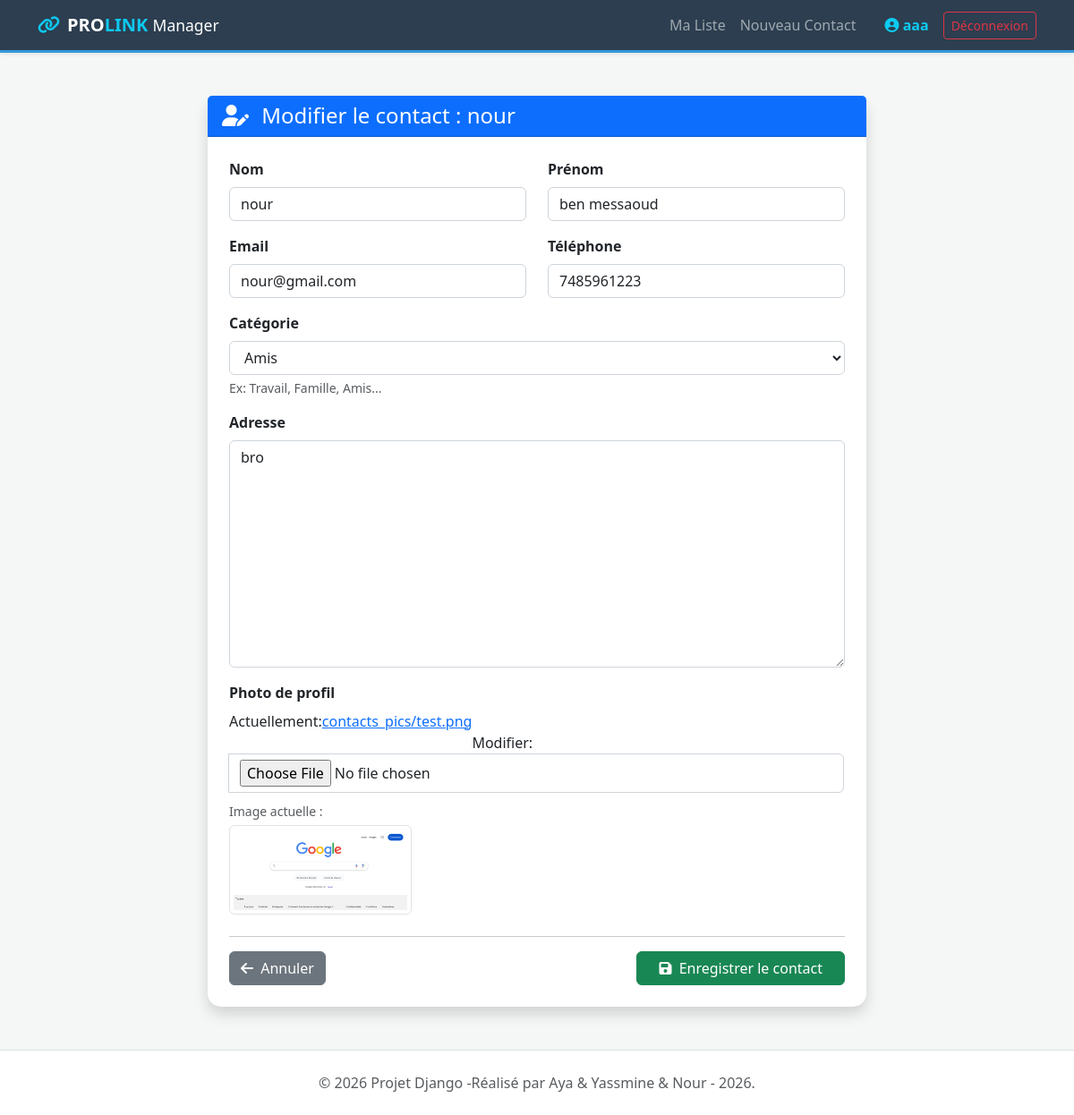
Screenshot of /modifier/13/ (signed in) with the database file from the repository.
### contacts/models.py (models this page shows, shortened)
class Contact(models.Model):
    owner = models.ForeignKey(User, on_delete=models.CASCADE, related_name="contacts")
    nom = models.CharField(max_length=100)
    prenom = models.CharField(max_length=100)
    email = models.EmailField()
    telephone = models.CharField(max_length=20)
    adresse = models.TextField(blank=True, null=True)
    image = models.ImageField(upload_to='contacts_pics/', default='default.png')
    category = models.ForeignKey(Category, on_delete=models.SET_NULL, null=True)
    date_ajout = models.DateTimeField(auto_now_add=True)

### contacts/views.py (the view)
# urls.py: path('modifier/<int:pk>/', views.ContactUpdateView.as_view(), name='edit'),
class ContactUpdateView(LoginRequiredMixin, UpdateView):
    model = Contact
    template_name = 'contacts/contact_form.html'
    fields = ['nom', 'prenom', 'email', 'telephone', 'adresse', 'image', 'category']
    success_url = reverse_lazy('contacts:list')

### contacts/models.py (called while the page is built)
    def __str__(self):
        return self.name

### contacts/templates/contacts/contact_form.html (shortened to what this page needs)
{% extends 'contacts/base.html' %}
{% block content %}
<div class="row justify-content-center">
    <div class="col-md-8">
        <div class="card shadow">
            <div class="card-header bg-primary text-white">
                <h4 class="mb-0">
                    <i class="fas fa-user-edit me-2"></i>
                    {% if form.instance.pk %}Modifier le contact : {{ form.instance.nom }}{% else %}Nouveau Contact{% endif %}
                </h4>
            </div>
            <div class="card-body p-4">
                <form method="post" enctype="multipart/form-data" novalidate>
                    <div class="row">
                        <div class="col-md-6 mb-3">
                            <label class="form-label fw-bold">Nom</label>
                            {{ form.nom }}
                        </div>
                        <div class="col-md-6 mb-3">
                            <label class="form-label fw-bold">Prénom</label>
                            {{ form.prenom }}
                        </div>
                    </div>
                    <div class="row">
                        <div class="col-md-6 mb-3">
                            <label class="form-label fw-bold">Email</label>
                            {{ form.email }}
                        </div>
                        <div class="col-md-6 mb-3">
                            <label class="form-label fw-bold">Téléphone</label>
                            {{ form.telephone }}
                        </div>
                    </div>
                    <div class="mb-3">
                        <label class="form-label fw-bold">Catégorie</label>
                        {{ form.category }}
                        <div class="form-text">Ex: Travail, Famille, Amis...</div>
                    </div>
                    <div class="mb-3">
                        <label class="form-label fw-bold">Adresse</label>
                        {{ form.adresse }}
                    </div>
                    <div class="mb-4">
                        <label class="form-label fw-bold">Photo de profil</label>
                        <div class="input-group">
                            {{ form.image }}
                        </div>
                        {% if form.instance.image %}
                            <div class="mt-2">
                                <small class="text-muted">Image actuelle :</small><br>
                                <img src="{{ form.instance.image.url }}" class="img-thumbnail mt-1" style="max-height: 100px;">
                            </div>
                        {% endif %}
                    </div>
                    <hr>
                    <div class="d-flex justify-content-between">
                        <a href="{% url 'contacts:list' %}" class="btn btn-secondary">
                            <i class="fas fa-arrow-left me-1"></i> Annuler
                        </a>
                        <button type="submit" class="btn btn-success px-4">
                            <i class="fas fa-save me-1"></i> Enregistrer le contact
                        </button>
                    </div>
                </form>
            </div>
        </div>
    </div>
</div>
{% endblock %}

### contacts/templates/contacts/base.html (shortened to what this page needs)
<!DOCTYPE html>
<html lang="fr">
<head>
    <link href="https://cdn.jsdelivr.net/npm/bootstrap@5.3.0/dist/css/bootstrap.min.css" rel="stylesheet">
    <link rel="stylesheet" href="https://cdnjs.cloudflare.com/ajax/libs/font-awesome/6.4.0/css/all.min.css">
</head>
<body>
    <nav class="navbar navbar-expand-lg navbar-dark bg-dark shadow-sm">
        <div class="container">
            <a class="navbar-brand fw-bold" href="{% url 'contacts:home' %}">
            <i class="fas fa-link text-info me-2"></i>PRO<span class="text-info">LINK</span> <small class="fw-light">Manager</small>
            </a>
            <div class="collapse navbar-collapse" id="navbarNav">
                <ul class="navbar-nav ms-auto align-items-center">
                    {% if user.is_authenticated %}
                        <li class="nav-item">
                            <a class="nav-link" href="{% url 'contacts:list' %}">Ma Liste</a>
                        </li>
                        <li class="nav-item">
                            <a class="nav-link" href="{% url 'contacts:add' %}">Nouveau Contact</a>
                        </li>
                        <li class="nav-item ms-lg-4">
                            <span class="navbar-text text-info fw-bold me-3">
                                <i class="fas fa-user-circle"></i> {{ user.username }}
                            </span>
                        </li>
                        <li class="nav-item">
                            <form action="{% url 'logout' %}" method="post" class="d-inline">
                                <button type="submit" class="btn btn-sm btn-outline-danger">Déconnexion</button>
                            </form>
                        </li>
                    {% endif %}
                </ul>
            </div>
    </nav>
    <div class="container mt-5 main-container">
        {% block content %}
        {% endblock %}
    </div>
    <footer class="bg-white border-top py-4 mt-5">
        <div class="container text-center">
            <p class="text-muted mb-0">&copy; 2026 Projet Django -Réalisé par Aya & Yassmine & Nour - 2026.</p>
        </div>
    </footer>
</body>
</html>

### contacts/templates/contacts/base.html (style rules this page uses)
:root { --primary-color: #2c3e50; --accent-color: #3498db; }
body { background-color: #f4f7f6; font-family: 'Segoe UI', Tahoma, Geneva, Verdana, sans-serif; }
.navbar { background-color: var(--primary-color) !important; border-bottom: 3px solid var(--accent-color); }
.card { border: none; border-radius: 15px; transition: transform 0.2s; }

### contacts/templates/contacts/contact_form.html (style rules this page uses)
input, select, textarea { display: block; width: 100%; padding: 0.375rem 0.75rem; font-size: 1rem; font-weight: 400; line-height: 1.5; color: #212529; background-color: #fff; border: 1px solid #ced4da; border-radius: 0.375rem; transition: border-color .15s ease-in-out,box-shadow .15s ease-in-out; }

### rows the page displays
Contact: instance.nom "nour", nom "nour", prenom "ben messaoud", email "nour@gmail.com", telephone "7485961223", category "Amis", adresse "bro", instance.image (picture)

### other values shown
{{ user.username }} "aaa"
